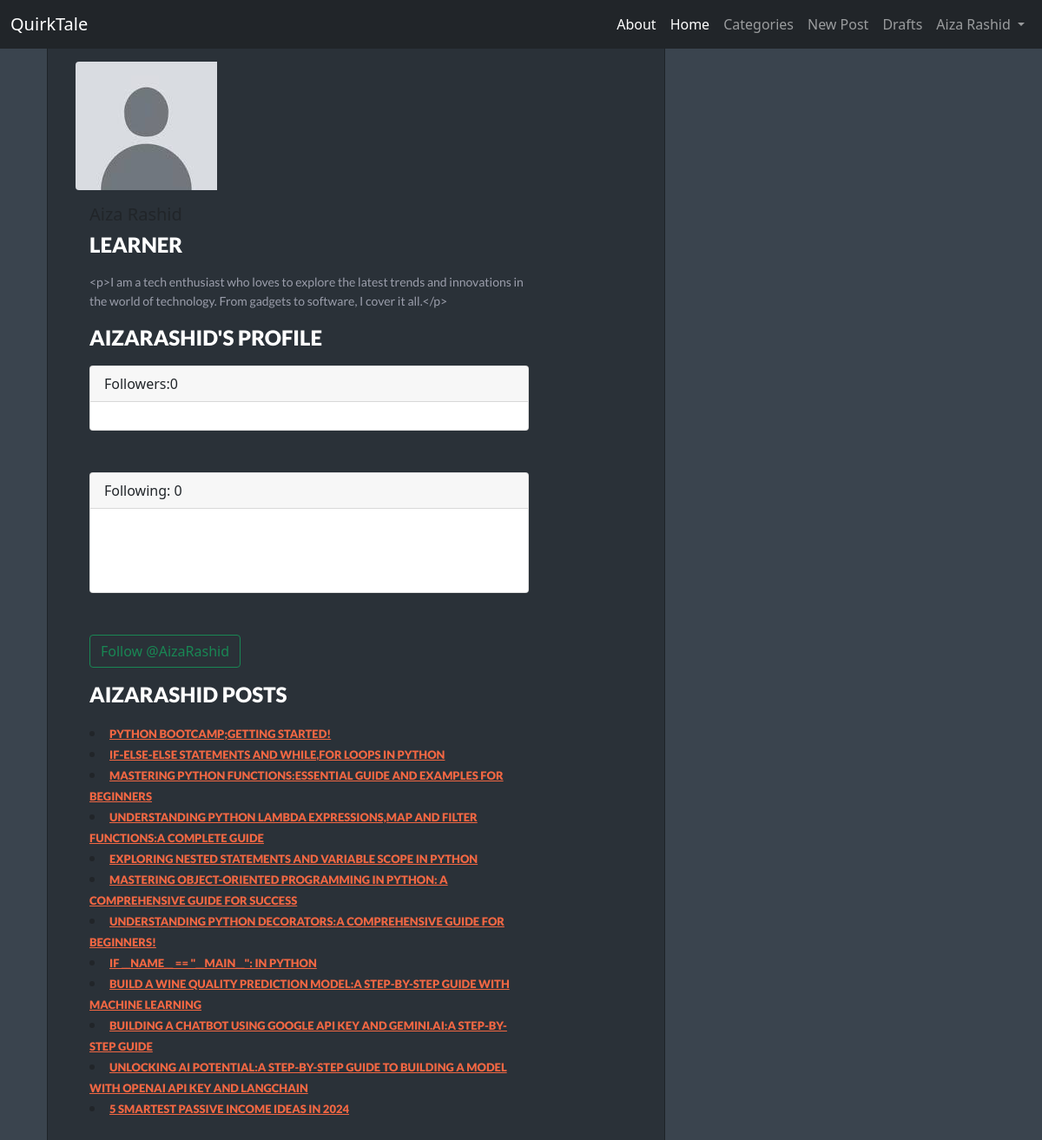
Screenshot of /1/profile/ (signed in) with the database file from the repository.
### blog/models.py (models this page shows, shortened)
class Profile(models.Model):
    email = models.EmailField(max_length=50,default="username@gmail.com")
    first_name = models.CharField(max_length=50,default="FirstName")
    last_name = models.CharField(max_length=50,default="Lastname")
    user = models.OneToOneField(User,on_delete=models.CASCADE,default="user")
    bio = models.CharField(blank=True,null=True,max_length=50)
    description=RichTextField(blank=True,null=True)
    followers = models.ManyToManyField('self',related_name='following',symmetrical=False,null=True,blank=True)
    profile_pic = models.ImageField(null=True,blank=True,upload_to="images/profile/")
    website_url= models.CharField(max_length=200,null=True,blank=True)
    facebook_url = models.CharField(max_length=200,null=True,blank=True)
    twitter_url = models.CharField(max_length=200,null=True,blank=True)
    insta_url = models.CharField(max_length=200,null=True,blank=True)

class Post(models.Model):
    author = models.ForeignKey(User,on_delete=models.CASCADE)
    title = models.CharField(max_length=200)
    title_tag = models.CharField(max_length=255,default='title tag')
    header_image = models.ImageField(null=True,blank=True,upload_to="header_images/")
    alt_text = models.CharField(max_length=255,blank=True,null=True)
    text = RichTextField(blank=True,null=True)
    created_date = models.DateTimeField(default=timezone.now)
    published_date = models.DateTimeField(blank=True, null=True)
    category = models.CharField(max_length=200,default='coding')
    snippet = models.CharField(max_length=100,default="Click on the link below to read full article...",null=True,blank=True)
    likes = models.ManyToManyField(User,related_name='blog_posts')

### members/views.py (the view, shortened to what this page needs)
# urls.py: path('<int:pk>/profile/',views.profile,name='profile'),
def profile(request, pk):
    if request.user.is_authenticated:
        profile = Profile.objects.get(user_id=pk)
        posts = Post.objects.filter(author=profile.user)
        return render(request,'authenticate/profile.html',{"profile":profile,"posts":posts})
    else:
        messages.success(request,("You must be Logged In to see this page!"))
        return redirect('post_list')

### members/templates/authenticate/profile.html (shortened to what this page needs)
{% extends 'blog/base.html' %}
{% load static %}
{% block content %}
<div class="container">
  <div class="row">
    <div class="col-md-4">
      <div class="inner">
        {% if user.profile.profile_pic %}
        <img src="{{ user.profile.profile_pic.url }}" class="img-fluid rounded-start">
         {% else %}
        <img src="{% static 'images/default_profile_pic.jpg' %}" class="img-fluid rounded-start">
        {% endif %}<div class="col-md-10">
      <div class="card-body">
        <h5 class="card-title">
        </h5>
        <h2 class="card-text">
            {{ user.profile.bio }}
        </h2>
            <p>{{ user.profile.description }}</p>
<h2>{{profile.user.username}}'s Profile</h2>
<div class="card">
  <div class="card-header">Followers:{{profile.followers.count}}
  </div>
  <div class="card-body">
</div>
  </div><br/><br/>
  <div class="card">
  <div class="card-header">Following: {{profile.following.count}}</div>
  <div class="card-body">
        <br/><br/>
        </div>
</div><br/><br/>
{% if request.user.is_authenticated %}
<form method=POST>
        {% if profile in user.profile.followers.all %}
        <button class="btn btn-outline-danger" name="follow" value="unfollow" type="submit">Unfollow @{{profile.user.username }}</button>
        {% else %}
        <button class="btn btn-outline-success" name="follow" value="follow" type="submit">Follow @{{profile.user.username }}</button>
        {% endif %}
      </form>
      {% else %}
        <p>Login To Follow!</p>
        {% endif %}
        <h2>{{profile.user.username}} Posts</h2>
        {% for post in posts %}
          <li><a class="category" href="{%url 'post_detail' post.pk %}">{{post.title}}</a></li>
        {% endfor %}
      </div>
   </div>
</div>
</div>
{% endblock %}

### blog/templates/blog/base.html (shortened to what this page needs)
<!doctype html>
{% load static %}
<html lang="en">
  <head>
</head>
<body>
    <link href="https://cdn.jsdelivr.net/npm/bootstrap@5.1.0/dist/css/bootstrap.min.css" rel="stylesheet">
    <link href="//maxcdn.bootstrapcdn.com/font-awesome/4.2.0/css/font-awesome.min.css" rel="stylesheet">
    <link rel="stylesheet" href="//cdn.jsdelivr.net/medium-editor/latest/css/medium-editor.min.css" type="text/css" media="screen" charset="utf-8">
    <link rel="stylesheet" href="{% static 'css/blog.css' %}">
    </head>
  <body>
    <nav class="navbar navbar-expand-lg navbar-dark bg-dark">
  <div class="container-fluid">
    <a class="navbar-brand" href="{% url 'post_list' %}">QuirkTale</a>
    <div class="collapse navbar-collapse" id="navbarSupportedContent">
      <ul class="navbar-nav me-auto mb-2 mb-lg-0">
        <li class="nav-item">
          <a class="nav-link active" aria-current="about" href="{% url 'about' %}">About</a>
        </li>
        <li class="nav-item">
          <a class="nav-link active" aria-current="about" href="{% url 'post_list' %}">Home</a>
        </li>
      {% if cat_menu %}
          <li class="nav-item dropdown">
            <a class="nav-link dropdown-toggle" href="#" id="navbarDropdown" role="button" data-bs-toggle="dropdown" aria-expanded="false">
              Categories
            </a>
            <div class="dropdown-menu" aria-labelledby="navbarDropdown">
            {% if user.is_authenticated %}
               <a class="dropdown-item" href="{% url 'add_category' %}" style="text-transform:capitalize"><i class="fa-solid fa-plus"></i></a>
            {% endif %}
              {% for item in cat_menu %}
                <a class="dropdown-item" href="{% url 'category' item.name %}" style="text-transform:capitalize">{{ item }}</a>
              {% endfor %}
            </div>
          </li>
          {% else %}
          <li class="nav-item">
            <a class="nav-link" href="{% url 'category_list' %}">Categories</a>
          </li>
          {% endif %}
          {% if user.is_authenticated %}
              <li class="nav-item">
                  <a class="nav-link" href="{% url 'post_new' %}">New Post</a>
              </li>
              <li class="nav-item">
                  <a class="nav-link" href="{% url 'post_draft_list' %}">Drafts</a>
              </li>
          {% endif %}
      </ul>
    {% if user.is_authenticated %}
        <ul class="navbar-nav ml-auto">
            <li class="nav-item dropdown">
              <a class="nav-link dropdown-toggle" href="#" id="navbarDropdown" role="button" data-bs-toggle="dropdown" aria-expanded="false">
                  {{ user.profile.first_name }}
                  {{ user.profile.last_name }}
              </a>
            </li>
        </ul>
    {% endif %}
    </div>
  </div>
</nav>
    <div class="container">
      <div class="row">
        <div class="col-md-8">
          <div class="blog_posts">
            {% block content %}
            {% endblock %}
          </div>
        </div>
      </div>
    </div>
  </body>
</html>

### blog/static/css/blog.css (style rules this page uses)
form,input,textarea,select { background-color: 2F3645; color:FDFFE2 ; }
.card-body { color:FDFFE2; }
body { padding:50px 0px 50px 0px; -webkit-font-smoothing: antialiased; background:rgba(58, 68, 78,1); }
.navbar-collapse { flex-basis:0%; flex-grow: 0; }
.navbar { position: fixed; top:0; left: 0; right: 0; z-index: 1000; width: 100%; }
.nav-link { text-align: center; }
h2 { font:900 24px Lato; text-transform:uppercase; margin-bottom:18px; color:#fff; }

### rows the page displays
Profile: user.username "AIZARASHID", followers.count "0", following.count "0", user.username "AizaRashid"
Post: title "PYTHON BOOTCAMP;GETTING STARTED!"
Post: title "IF-ELSE-ELSE STATEMENTS AND WHILE,FOR LOOPS IN PYTHON"
Post: title "MASTERING PYTHON FUNCTIONS:ESSENTIAL GUIDE AND EXAMPLES FOR BEGINNERS"
Post: title "UNDERSTANDING PYTHON LAMBDA EXPRESSIONS,MAP AND FILTER FUNCTIONS:A COMPLETE GUIDE"
Post: title "EXPLORING NESTED STATEMENTS AND VARIABLE SCOPE IN PYTHON"
Post: title "MASTERING OBJECT-ORIENTED PROGRAMMING IN PYTHON: A COMPREHENSIVE GUIDE FOR SUCCESS"
Post: title "UNDERSTANDING PYTHON DECORATORS:A COMPREHENSIVE GUIDE FOR BEGINNERS!"
Post: title "IF __NAME__ == \"__MAIN__\": IN PYTHON"
Post: title "BUILD A WINE QUALITY PREDICTION MODEL:A STEP-BY-STEP GUIDE WITH MACHINE LEARNING"
Post: title "BUILDING A CHATBOT USING GOOGLE API KEY AND GEMINI.AI:A STEP-BY-STEP GUIDE"
Post: title "UNLOCKING AI POTENTIAL:A STEP-BY-STEP GUIDE TO BUILDING A MODEL WITH OPENAI API KEY AND LANGCHAIN"
Post: title "5 SMARTEST PASSIVE INCOME IDEAS IN 2024"

### other values shown
{{ user.profile.first_name }} "Aiza"
{{ user.profile.last_name }} "Rashid"
{{ user.profile.bio }} "LEARNER"
{{ user.profile.description }} "<p>I am a tech enthusiast who loves to explore the latest trends and innovations in the world of technology. From gadgets to software, I cover it all.</p>"
